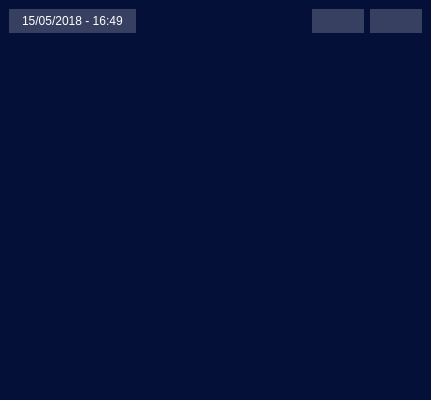
<?xml version="1.0" encoding="UTF-8"?>
<ui version="4.0">
 <class>GWindowResource</class>
 <widget class="QWidget" name="GWindowResource">
  <property name="geometry">
   <rect>
    <x>0</x>
    <y>0</y>
    <width>431</width>
    <height>400</height>
   </rect>
  </property>
  <property name="minimumSize">
   <size>
    <width>400</width>
    <height>400</height>
   </size>
  </property>
  <property name="windowTitle">
   <string>Qt | ReadyDev</string>
  </property>
  <property name="styleSheet">
   <string notr="true">* {
	font: 12pt &quot;Arial&quot;;
	color: rgb(255, 255, 255);
}

#GWindowResource {
	background-color: rgb(5, 16, 57);
}

#centralWidget {
	border-image: url(:/img/login_bg.png);
}

QPushButton {
	background-color: rgba(255, 255, 255, 0.2);
	border: none;
	padding: 5px 10px;
}

QPushButton:hover {
	background-color: rgba(255, 255, 255, 0.4);
}

QPushButton:pressed {
	background-color: rgba(255, 255, 255, 0.2);
}

QPushButton[active=true] {
	background-color: rgb(170, 0, 0);
}

QLabel {
	background-color: rgba(255, 255, 255, 0.2);
	padding: 0px 10px;
}

QToolTip {
	background-color: rgb(5, 16, 57);
	border: none;
	padding: 1px;
}</string>
  </property>
  <layout class="QGridLayout" name="gridLayout_2">
   <property name="leftMargin">
    <number>0</number>
   </property>
   <property name="topMargin">
    <number>0</number>
   </property>
   <property name="rightMargin">
    <number>0</number>
   </property>
   <property name="bottomMargin">
    <number>0</number>
   </property>
   <item row="0" column="0">
    <widget class="QWidget" name="centralWidget" native="true">
     <layout class="QGridLayout" name="gridLayout">
      <item row="0" column="0">
       <layout class="QHBoxLayout" name="horizontalLayout">
        <item>
         <widget class="QLabel" name="label">
          <property name="text">
           <string>15/05/2018 - 16:49</string>
          </property>
         </widget>
        </item>
        <item>
         <spacer name="horizontalSpacer_2">
          <property name="orientation">
           <enum>Qt::Horizontal</enum>
          </property>
          <property name="sizeHint" stdset="0">
           <size>
            <width>40</width>
            <height>20</height>
           </size>
          </property>
         </spacer>
        </item>
        <item>
         <widget class="QPushButton" name="m_restartButton">
          <property name="cursor">
           <cursorShape>PointingHandCursor</cursorShape>
          </property>
          <property name="toolTip">
           <string>Redémarrer le système</string>
          </property>
          <property name="text">
           <string/>
          </property>
          <property name="icon">
           <iconset resource="../../win/resource.qrc">
            <normaloff>:/img/restart_icon.png</normaloff>:/img/restart_icon.png</iconset>
          </property>
          <property name="iconSize">
           <size>
            <width>20</width>
            <height>20</height>
           </size>
          </property>
          <property name="flat">
           <bool>false</bool>
          </property>
         </widget>
        </item>
        <item>
         <widget class="QPushButton" name="m_quitButton">
          <property name="cursor">
           <cursorShape>PointingHandCursor</cursorShape>
          </property>
          <property name="toolTip">
           <string>Eteindre le système</string>
          </property>
          <property name="text">
           <string/>
          </property>
          <property name="icon">
           <iconset resource="../../win/resource.qrc">
            <normaloff>:/img/shutdown_icon.png</normaloff>:/img/shutdown_icon.png</iconset>
          </property>
          <property name="iconSize">
           <size>
            <width>20</width>
            <height>20</height>
           </size>
          </property>
          <property name="flat">
           <bool>false</bool>
          </property>
         </widget>
        </item>
       </layout>
      </item>
      <item row="1" column="0">
       <spacer name="verticalSpacer">
        <property name="orientation">
         <enum>Qt::Vertical</enum>
        </property>
        <property name="sizeHint" stdset="0">
         <size>
          <width>410</width>
          <height>343</height>
         </size>
        </property>
       </spacer>
      </item>
     </layout>
    </widget>
   </item>
  </layout>
 </widget>
 <resources>
  <include location="../../win/resource.qrc"/>
 </resources>
 <connections/>
</ui>
